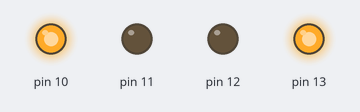
A sketch run on a simulated Arduino Uno, built with avr-gcc and run on an emulated ATmega328P. Parts: output pins drawn as LEDs (lit = HIGH).

Above: at 2.5 s.
At 9.5 s:
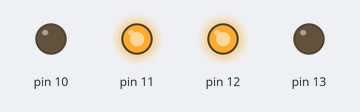
At 13.0 s:
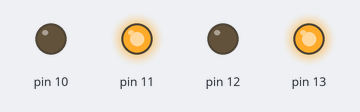
Timing chart, 0 to 18.2 s (numbered marks = the images above):
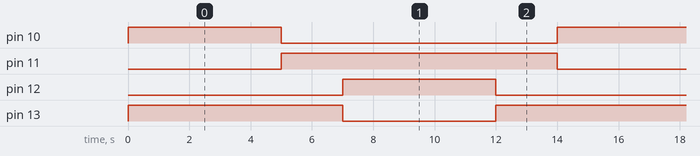

Measured:
- by itself, pin 10, pin 12: alternates HIGH for 5.0 s and LOW for 9.0 s
- by itself, pin 11: alternates HIGH for 9.0 s and LOW for 5.0 s
- by itself, pin 13: repeats every 14.0 s: LOW 5.0 s, HIGH 9.0 s

The sketch:

con-rosso-rosso.ino
```cpp
int stato;
unsigned long t1;

void setup() {
  Serial.begin(9600);
  pinMode(10, OUTPUT);
  pinMode(11, OUTPUT);
  pinMode(12, OUTPUT);
  pinMode(13, OUTPUT);
}

void loop() {
  switch(stato) {
    case 0:
      st0();
      t1 = millis();
      break;
    case 1:
      stRR(11); //rosso/rosso
      t1 = millis();
      break;
    case 2:
      st1();
      t1 = millis();
      break;
    case 3:
      stRR(13); //rosso/rosso
      t1 = millis();
      break;
    case 10:
      waitAndGo(1, 5000);
      break;
    case 11:
      waitAndGo(2, 2000);
      break;
    case 12:
      waitAndGo(3, 5000);
      break;
    case 13:
      waitAndGo(0, 2000);
      break;

  }
}

void st0(){
  digitalWrite(13, HIGH);
  digitalWrite(12, LOW);
  digitalWrite(11, LOW);
  digitalWrite(10, HIGH);
  stato = 10;
}

void st1(){
  digitalWrite(13, LOW);
  digitalWrite(12, HIGH);
  digitalWrite(11, HIGH);
  digitalWrite(10, LOW);
  stato = 12;
}

void stRR(int next){
  digitalWrite(13, HIGH);
  digitalWrite(12, LOW);
  digitalWrite(11, HIGH);
  digitalWrite(10, LOW);
  stato = next;
}

void waitAndGo(int next, unsigned long pausa) {
  if ((millis() - t1) >= pausa) {
    t1 = millis();
    stato = next;
  }
}
```
